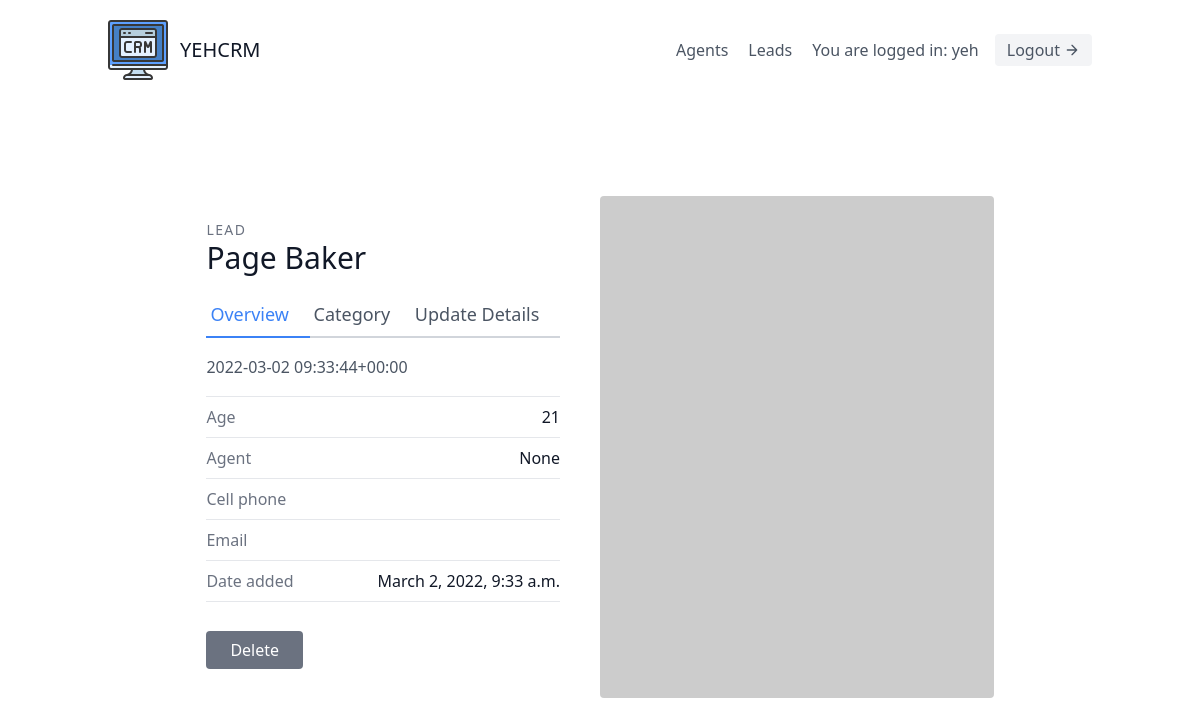
Before: /leads/1/ (signed in) with the older database file.
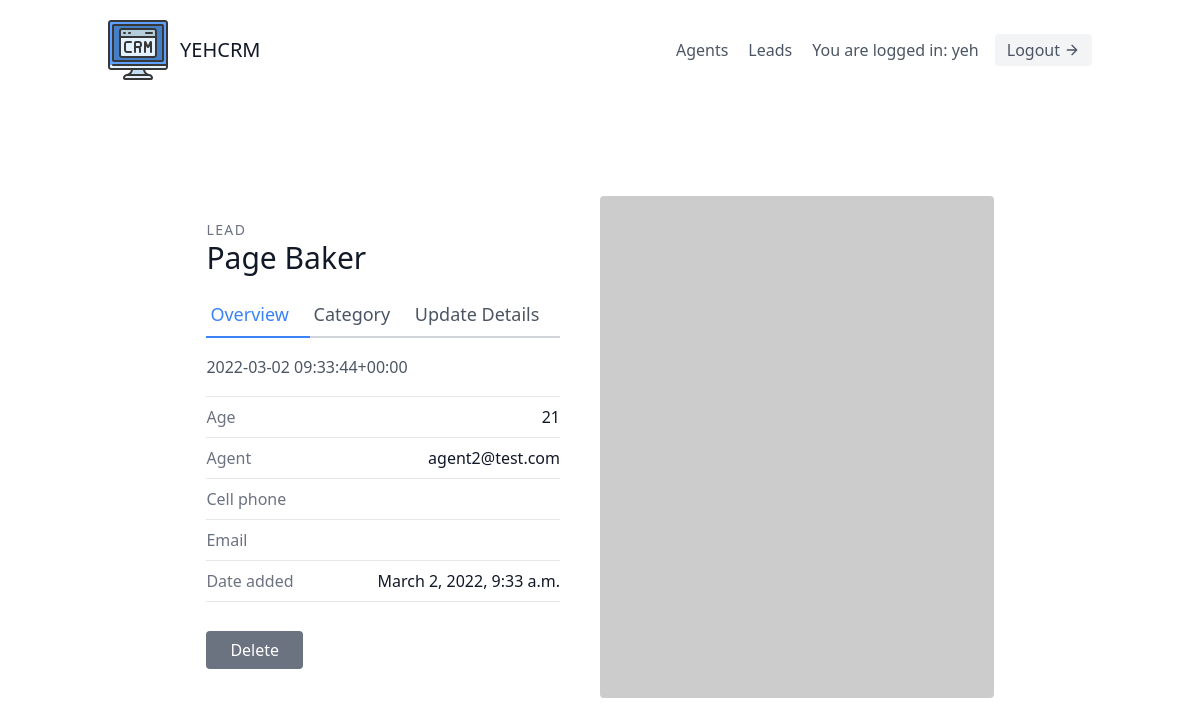
After: the same page with the newer database file.
### leads/models.py (models this page shows, shortened)
class Lead(models.Model):
    first_name = models.CharField(max_length=20)
    last_name = models.CharField(max_length=20)
    age = models.IntegerField(default=0)
    organization = models.ForeignKey(UserProfile,on_delete=models.CASCADE)
    agent = models.ForeignKey("Agent",related_name='leads',null=True,blank=True,on_delete = models.SET_NULL)
    category = models.ForeignKey("Category",related_name='leads',null=True,blank=True,on_delete = models.SET_NULL)
    description = models.TextField()
    date_added = models.DateTimeField(auto_now_add=True)
    phone_number = models.CharField(max_length=20)
    email = models.EmailField()

class Agent(models.Model):
    user = models.OneToOneField("User",on_delete=models.CASCADE)
    organization = models.ForeignKey(UserProfile,on_delete=models.CASCADE)
    def __str__(self):
        return self.user.email

class User(AbstractUser):
    is_organizor = models.BooleanField(default=True)
    is_agent = models.BooleanField(default=False)

### leads/views.py (the view)
# urls.py: path('<int:pk>/',LeadDetailView.as_view(),name='lead-detail'),
class LeadDetailView(LoginRequiredMixin,DetailView):
    template_name = "leads/lead_detail.html"
    queryset = Lead.objects.all()
    context_object_name = "lead"

### leads/templates/leads/lead_detail.html (shortened to what this page needs)
{% extends "base.html" %}
{% block content %}
<section class="text-gray-600 body-font overflow-hidden">
  <div class="container px-5 py-24 mx-auto">
    <div class="lg:w-4/5 mx-auto flex flex-wrap">
      <div class="lg:w-1/2 w-full lg:pr-10 lg:py-6 mb-6 lg:mb-0">
        <h2 class="text-sm title-font text-gray-500 tracking-widest">LEAD</h2>
        <h1 class="text-gray-900 text-3xl title-font font-medium mb-4">{{lead.first_name}} {{lead.last_name}}</h1>
        <div class="flex mb-4">
          <a href="{% url 'leads:lead-detail' lead.pk%}"class="flex-grow text-blue-500 border-b-2 border-blue-500 py-2 text-lg px-1">
            Overview
          </a>
          <a href="{% url 'leads:lead-category-update' lead.pk%}"class="flex-grow border-b-2 border-gray-300 py-2 text-lg px-1">
            Category
          </a>
          <a href="{% url 'leads:lead-update' lead.pk%}"class="flex-grow border-b-2 border-gray-300 py-2 text-lg px-1">
            Update Details
          </a>
        </div>
        <p class="leading-relaxed mb-4">
          {{lead.description}}
        </p>
        <div class="flex border-t border-gray-200 py-2">
          <span class="text-gray-500">Age</span>
          <span class="ml-auto text-gray-900">{{lead.age}}</span>
        </div>
        <div class="flex border-t border-gray-200 py-2">
          <span class="text-gray-500">Agent</span>
          <span class="ml-auto text-gray-900">{{lead.agent}}</span>
        </div>
        <div class="flex border-t border-gray-200 py-2">
          <span class="text-gray-500">Cell phone</span>
        </div>
        <div class="flex border-t border-gray-200 py-2">
          <span class="text-gray-500">Email</span>
        </div>
        <div class="flex border-t border-b mb-6 border-gray-200 py-2">
          <span class="text-gray-500">Date added</span>
          <span class="ml-auto text-gray-900">{{lead.date_added}}  </span>
        </div>
        <div class="py-3 ">
          <a href="{% url 'leads:lead-delete' lead.pk%}"class="w-1/3 text-white bg-gray-500 border-0 py-2 px-6 focus:outline-none hover:bg-blue-600 rounded">
              Delete
          </a>
        </div>
      </div>
      <img alt="ecommerce" class="lg:w-1/2 w-full lg:h-auto h-64 object-cover object-center rounded" src="https://dummyimage.com/400x400">
    </div>
  </div>
</section>
{% endblock content %}

Changed rows visible on the page:
changed Lead "Page": agent "None" → "agent2@test.com"
